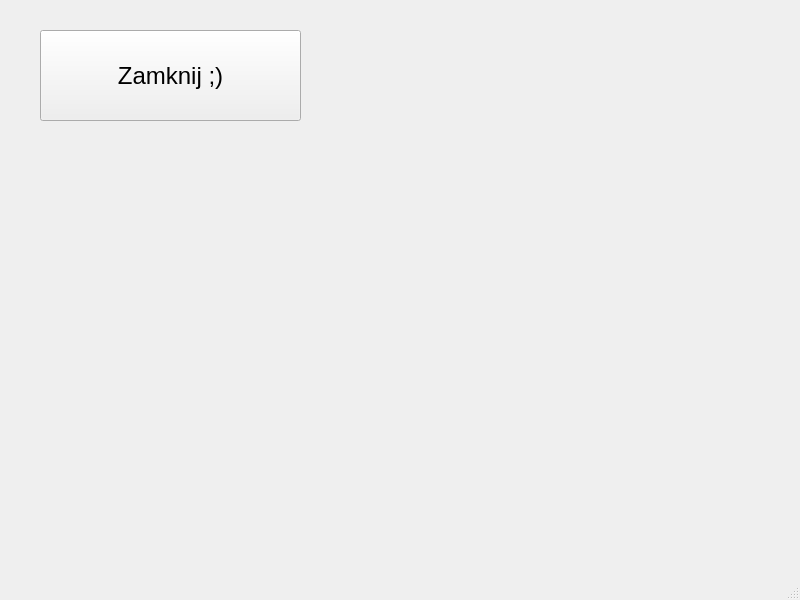
<?xml version="1.0" encoding="UTF-8"?>
<ui version="4.0">
 <class>MainWindow</class>
 <widget class="QMainWindow" name="MainWindow">
  <property name="geometry">
   <rect>
    <x>0</x>
    <y>0</y>
    <width>800</width>
    <height>600</height>
   </rect>
  </property>
  <property name="windowTitle">
   <string>MainWindow</string>
  </property>
  <widget class="QWidget" name="centralwidget">
   <widget class="QPushButton" name="pushButton">
    <property name="geometry">
     <rect>
      <x>40</x>
      <y>30</y>
      <width>261</width>
      <height>91</height>
     </rect>
    </property>
    <property name="styleSheet">
     <string notr="true">font-size: 24px;</string>
    </property>
    <property name="text">
     <string>Zamknij ;)</string>
    </property>
   </widget>
  </widget>
  <widget class="QMenuBar" name="menubar">
   <property name="geometry">
    <rect>
     <x>0</x>
     <y>0</y>
     <width>800</width>
     <height>21</height>
    </rect>
   </property>
  </widget>
  <widget class="QStatusBar" name="statusbar"/>
 </widget>
 <resources/>
 <connections/>
</ui>
